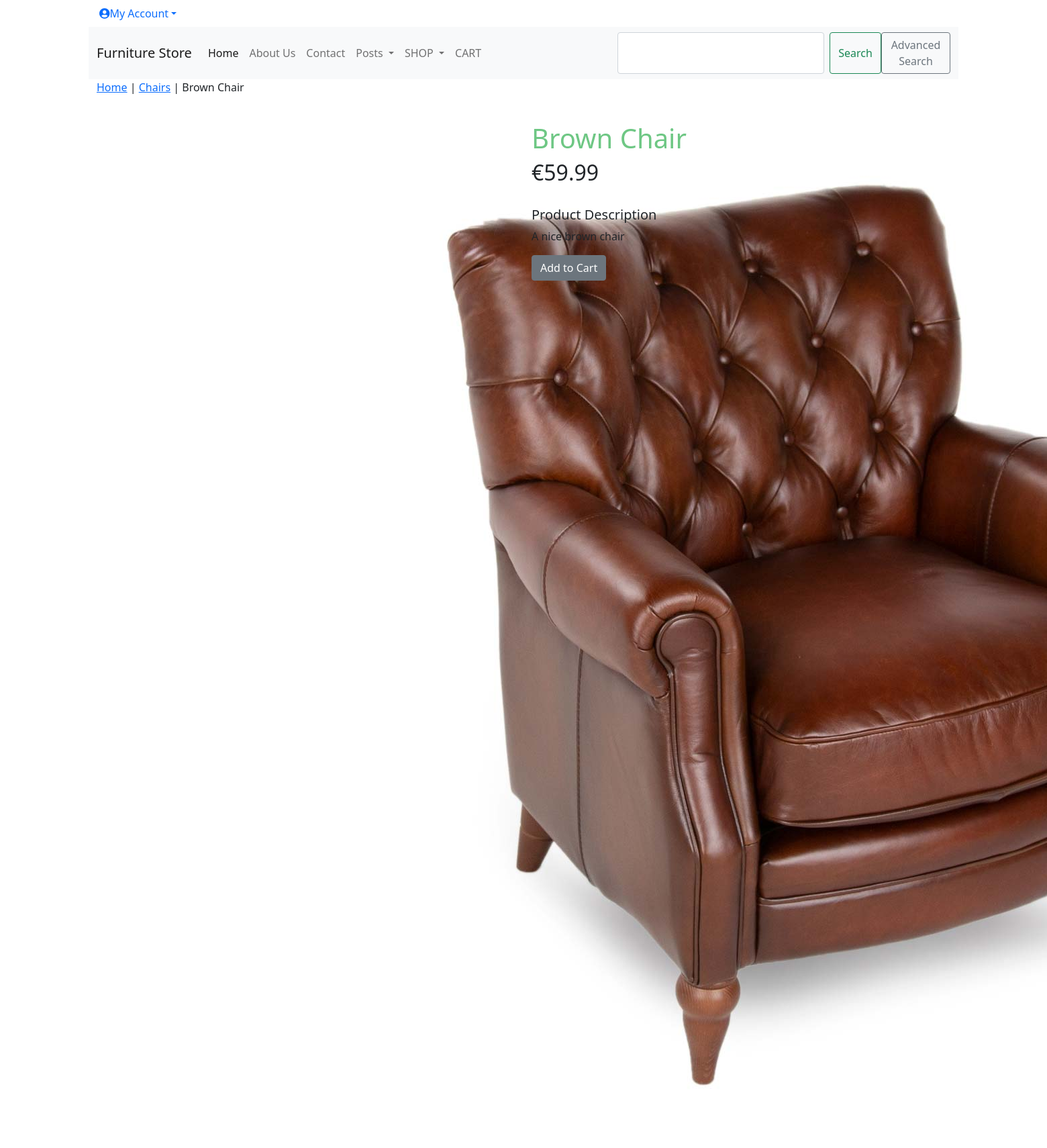
/8061d6a3-90b3-4df7-b934-017ea9ec8078/5936b8a1-f358-4fb0-a5cf-61267974fe23/brown-chair, run on an earlier commit of the app's database.
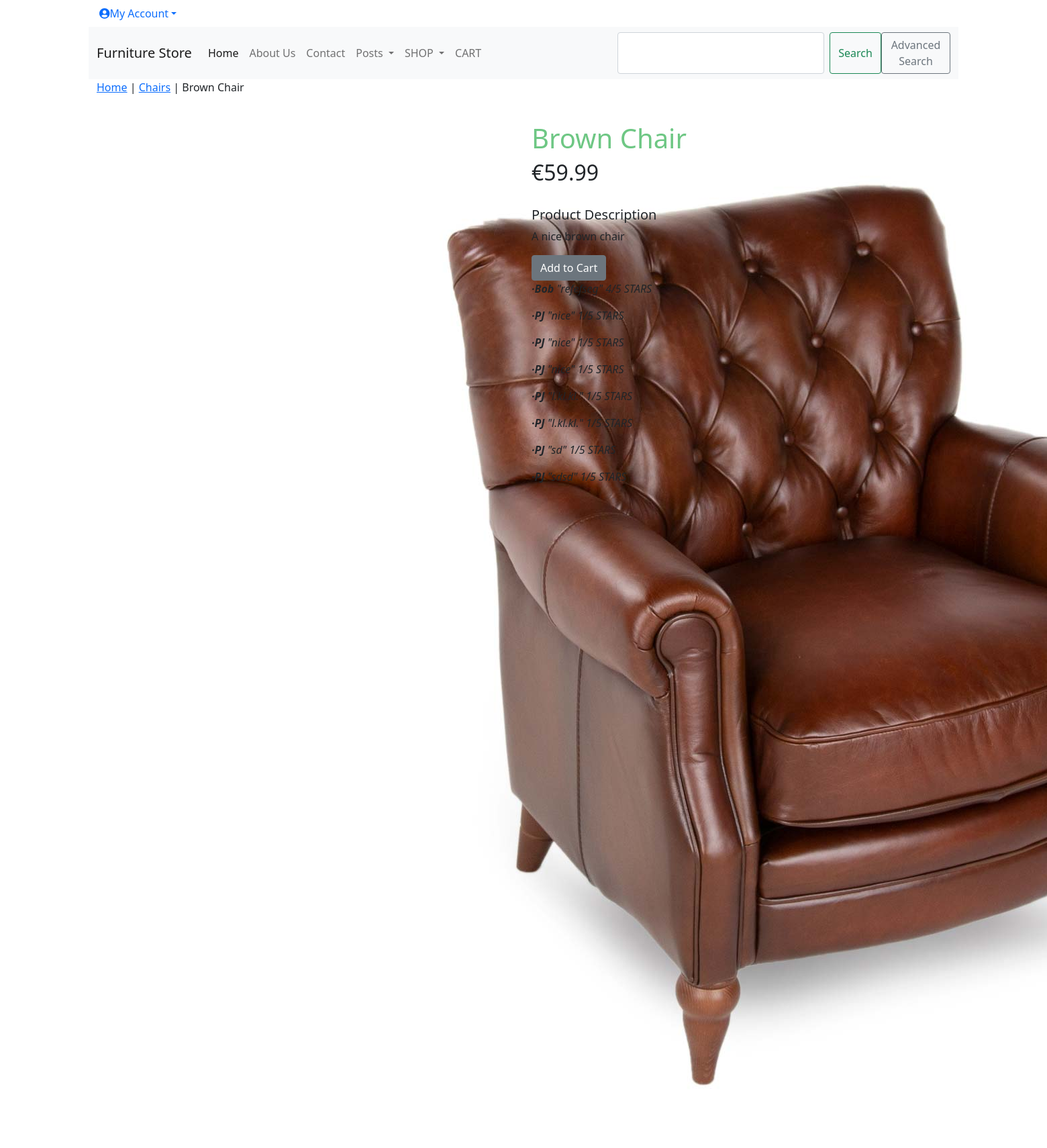
And on a later commit of the database.
### shop/models.py (models this page shows, shortened)
class Product(models.Model):
    id = models.UUIDField(
        primary_key=True,
        default=uuid.uuid4,
        editable=False)
    name = models.CharField(max_length=250, unique=True)
    description = models.TextField(blank = True)
    category = models.ForeignKey(Category, on_delete=models.CASCADE)
    price = models.DecimalField(max_digits=10, decimal_places=2)
    image = models.ImageField(upload_to = 'product', blank=True)
    image_thumbnail = ImageSpecField(source='image',
                                     processors=[ResizeToFill(250,250)],
                                     format='JPEG',
                                     options={'quality':100})
    stock = models.IntegerField()
    available = models.BooleanField(default=True)
    created = models.DateTimeField(auto_now_add=True, blank = True, null= True)
    updated = models.DateTimeField(auto_now=True, blank = True, null= True)
    slug = models.SlugField(null=True, unique=True)
    class Meta:
        ordering = ('name',)
        verbose_name = 'product'
        verbose_name_plural = 'products'

class Category(models.Model):
    id = models.UUIDField(
        primary_key=True,
        default=uuid.uuid4,
        editable=False
    )
    name = models.CharField(max_length=250, unique=True)
    description = models.TextField(blank = True)
    image = models.ImageField(upload_to = 'category', blank=True)
    class Meta:
        ordering = ('name',)
        verbose_name = 'category'
        verbose_name_plural = 'categories'
    def get_absolute_url(self):
        return reverse('products_by_category', args=[self.id])
    def __str__(self):
        return self.name

class Review(models.Model):
    product = models.ForeignKey(
        Product,
        on_delete=models.CASCADE,
        related_name='reviews',
    )
    review = models.CharField(max_length=140)
    rating = models.IntegerField()
    author = models.ForeignKey(
        get_user_model(),
        on_delete=models.CASCADE,
    )
    def __str__(self):
        return self.review

### accounts/models.py (models this page shows)
class CustomUser(AbstractUser):
    id = models.UUIDField(primary_key=True,
                          default=uuid.uuid4,
                          editable=False)
    age = models.PositiveBigIntegerField(null=True, blank=True)

### shop/views.py (the view)
# urls.py: path('<uuid:category_id>/<uuid:product_id>/<slug:slug>', views.product_detail, name = 'product_detail'),
def product_detail(request, category_id, product_id, slug):
    product = get_object_or_404(Product, category_id=category_id, id=product_id, slug=slug)
    return render(request, 'product.html', {'product': product})

### cart/context_processors.py (called while the page is built)
def counter(request):
    item_count = 0
    if 'admin' in request.path:
        return {}
    else:
        try:
            cart = Cart.objects.filter(cart_id=_cart_id(request))
            cart_items = CartItem.objects.all().filter(cart=cart[:1])
            for cart_item in cart_items:
                item_count += cart_item.quantity
        except Cart.DoesNotExist:
            item_count = 0
    return {'item_count':item_count}

### cart/views.py (called while the page is built)
def _cart_id(request):
    cart = request.session.session_key
    if not cart:
        cart = request.session.create()
    return cart

### shop/context_processors.py (called while the page is built)
def menu_links(request):
    links = Category.objects.all()
    return {'links':links}

### templates/product.html (shortened to what this page needs)
{% extends "base.html" %}
{% load static %}
{% load crispy_forms_tags%}
{% block content %}
 <div class = "row my_prod_row_class">
 <div class = "mx-auto">
 <p><a class = "a_hover_color" href="{% url 'all_products' %}">Home</a> | <a class = "a_hover_color" href="{{product.category.get_url }}">{{product.category}}</a> | {{product.name}}</p>
 </div>
 <div class="container">
 <br>
 <div class="row">
 <div class="col-12 col-sm-12 col-md-12 col-lg-6 text-center">
 <div class="mid-width: 18rem;">
   {% if product.image %}
 <img class="prod_img" src="{{product.image_thumbnail.url}}" alt="{{product.name}}">
   {% endif %}
 </div>
 </div>
 <div class="col-12 col-sm-12 col-md-12 col-lg-6">
 <div class="left-pad">
 <h1 class="my_prod_title">{{product.name}}</h1>
 <h2>€{{product.price}}</h2>
 <br>
 <h5 class="my_title">Product Description</h5>
 <p class="text-justify my_prod_text">{{product.description}}</p>
 {% if product.stock == 0%}
    <p><b>Out of Stock</b></p>
    {% else %}
    <a class="cart-button btn btn-secondary" href="{% url 'cart:add_cart' product.id %}">Add to Cart</a>
    {% endif %}
    <br>
{% for review in product.reviews.all %}
<p class="fst-italic">
<span class="fw-bold">&middot;{{ review.author }}</span>
"{{ review }}" {{review.rating}}/5 STARS</p>
{% endfor %}
 </div>
 </div>
 </div>
 </div>
 </div>
{% endblock %}

### templates/base.html (shortened to what this page needs)
{% load static %}
{% load auth_extras %}
<!DOCTYPE html>
<html lang="en">
<head>
    <link rel = "stylesheet" type="text/css" href="{% static 'css/base.css' %}">
    <link href="https://cdn.jsdelivr.net/npm/bootstrap@5.0.2/dist/css/bootstrap.min.css" rel="stylesheet">
    <link rel="stylesheet" href="https://use.fontawesome.com/releases/v5.15.1/css/all.css"
crossorigin="anonymous">
  </head>
<body>
    <div class="container">
    <a class="nav-link dropdown-toggle" href="#" id="navbarDropdown" role="button" data-bs-toggle="dropdown" aria-expanded="false"><i class="fas fa-user-circle"></i>My Account</a>
    <nav class="navbar navbar-expand-lg navbar-light bg-light">
        <div class="container-fluid">
          <a class="navbar-brand" href="{% url 'all_products' %}">Furniture Store</a>
          <div class="collapse navbar-collapse" id="navbarSupportedContent">
            <ul class="navbar-nav me-auto mb-2 mb-lg-0">
              <li class="nav-item">
                <a class="nav-link active" aria-current="page" href="{% url 'all_products' %}">Home</a>
              </li>
                <li class="nav-item">
                <a class="nav-link" href="{% url 'about' %}">About Us</a>
              </li>
              <li class="nav-item">
                <a class="nav-link" href="{% url 'contact' %}">Contact</a>
              </li>
              <li class="nav-item dropdown">
                <a class="nav-link dropdown-toggle" href="#" id="navbarDropdown" role="button" data-bs-toggle="dropdown" aria-expanded="false">
                  Posts
                </a>
              </li>
              <li class="nav-item dropdown">
                <a class="nav-link dropdown-toggle" href="#" id="navbarDropdown" role="button" data-bs-toggle="dropdown" aria-expanded="false">
                  SHOP
                </a>
              </li>
              <li class="nav-item">
                <a class="nav-link" href="{% url 'cart:cart_detail' %}">CART</a>
              </li>
            </ul>
            <form class="d-flex" action="{% url 'searchResult' %}" method = "get">
              <input name= "q" class="form-control me-2" type="search" aria-label="Search">
              <button class="btn btn-outline-success" type="submit">Search</button>
              <a class="btn btn-outline-secondary" href="{% url 'filter_search' %}">Advanced Search</a>
            </form>
          </div>
        </div>
      </nav>
      <div class="container">
    {% block content %}
    {% endblock content %}
      </div>
</body>
</html>

### static/css/base.css (style rules this page uses)
h1, a, header { color: rgb(110, 199, 132); }
body { font-family: 'Source Sans Pro', sans-serif; font-size: 18px; }

What changed in the data, as far as the page shows it:
added Review: author "Bob", review "refefseg", rating "4"
added Review: author "PJ", review "nice", rating "1"
added Review: author "PJ", review "nice", rating "1"
added Review: author "PJ", review "nice", rating "1"
added Review: author "PJ", review "l.kl.kl.", rating "1"
added Review: author "PJ", review "l.kl.kl.", rating "1"
added Review: author "PJ", review "sd", rating "1"
added Review: author "PJ", review "sdsd", rating "1"
